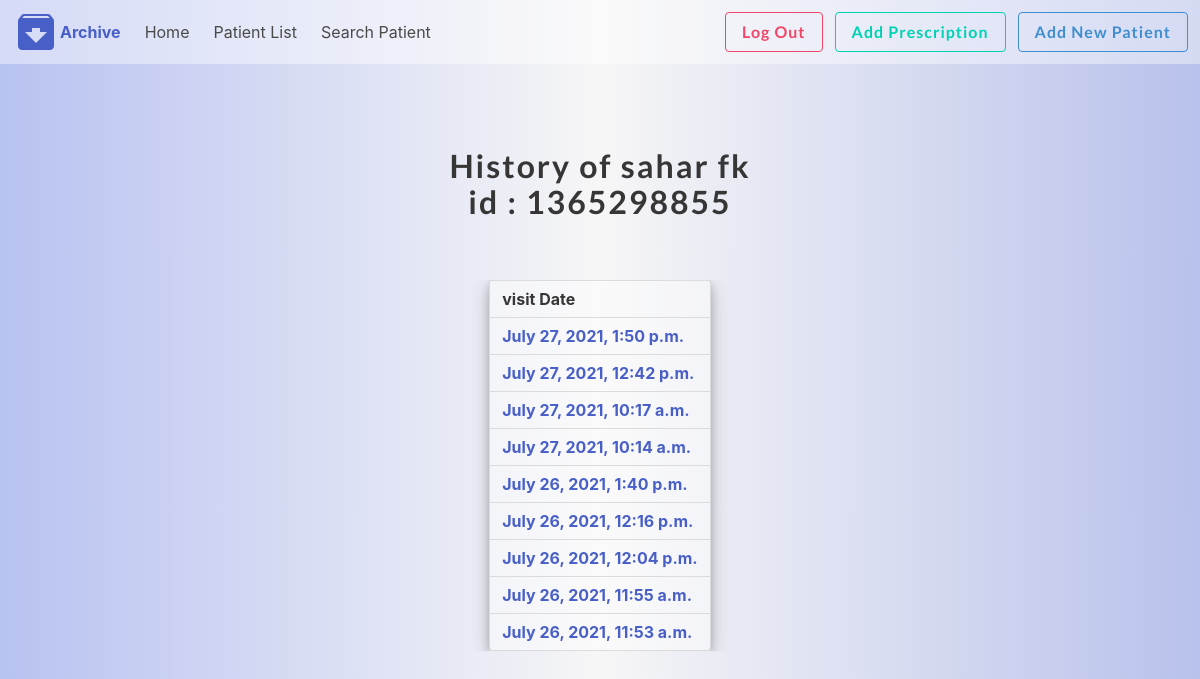
Page /patient/5/history (signed in) on the committed database.
### patienthistory/models.py (models this page shows, shortened)
class Patient(models.Model):
    drId = models.ForeignKey(User, on_delete=models.CASCADE, default=1)
    first_name = models.CharField(max_length=50, null=True, blank=True)
    last_name = models.CharField(max_length=50, null=True, blank=True)
    picture = models.ImageField(upload_to=user_directory_path, blank=True, null=True, verbose_name='Picture')
    phone = models.CharField(max_length=50, null=True, blank=True)
    about = models.TextField(max_length=300, null=True, blank=True)
    email = models.CharField(max_length=50, null=True, blank=True)
    Id_card_number = models.CharField(max_length=50, null=True, blank=True)
    location = models.CharField(max_length=50, null=True, blank=True)
    illness = models.CharField(max_length=50, null=True, blank=True)

class PatientHistory(models.Model):
    PatientId = models.ForeignKey(Patient, on_delete=models.CASCADE, blank=True, null=True)
    Prescription = models.TextField(max_length=300, null=True, blank=True)
    nextVisit = models.CharField(null=True, blank=True, max_length=30)
    picture = models.ImageField(upload_to=user_hitory_path, blank=True, null=True, verbose_name='Picture')
    VisitDate = models.DateTimeField(auto_now_add=True, blank=True)
    Description = models.TextField(max_length=300, null=True, blank=True)

### patienthistory/views.py (the view)
# urls.py: path('<PatientId>/history', views.PatientHistoryview, name='patientHist'),
@login_required
def PatientHistoryview(request, PatientId):
    user = PatientId
    allhistories = PatientHistory.objects.filter(PatientId_id=user).order_by('-VisitDate')
    username = Patient.objects.get(id=user)
    context = {'allhistories': allhistories,
               'username': username
               }
    return render(request, 'patienthistory/patienthis.html', context)

### patienthistory/templates/patienthistory/patienthis.html
{% extends 'patienthistory/base.html' %}
{% block content %}
    <section class="section">
        <div class="container">
            <div class="columns is-mobile is-centered">
                <div class="column">
                    <br>
                    <div class="column">
                        <h1 class="title" style="text-align: center">
                           <strong>History of </strong> {{ username.first_name }} {{ username.last_name }}<b> <br> id : </b>{{ username.Id_card_number }}
                        </h1>
                    </div>
                    <section class="section">
                        <div class="container">
                            <div class="table-container">
                                <table class="table table is-bordered"
                                       style="border-radius:2%; margin-left: auto;margin-right: auto; box-shadow: 0 4px 8px 0 rgba(0, 0, 0, 0.2), 0 6px 20px 0 rgba(0, 0, 0, 0.19); background: rgba(255,255,255,0.4);">
                                    <thead>
                                    <tr>
                                        <th>visit Date</th>
                                    </tr>
                                    </thead>
                                    <tbody>
                                    {% for history in allhistories %}
                                        <tr>
                                            <td><b><a href="{% url 'Prescription' history.id %}">{{ history.VisitDate }}</a></b></td>
                                        </tr>
                                    {% endfor %}
                                    </tbody>
                                </table>
                            </div>
                        </div>
                    </section>
                </div>
            </div>
        </div>
    </section>
{% endblock %}

### patienthistory/static/patienthistory/style.css (style rules this page uses)
body { margin: 0; }
h1 { font-family: 'Lato', sans-serif; font-weight: 300; letter-spacing: 2px; font-size: 48px; }

### rows in the picture
Patient: first_name "sahar", last_name "fk", Id_card_number "1365298855"
PatientHistory: VisitDate "July 27, 2021, 1:50 p.m."
PatientHistory: VisitDate "July 27, 2021, 12:42 p.m."
PatientHistory: VisitDate "July 27, 2021, 10:17 a.m."
PatientHistory: VisitDate "July 27, 2021, 10:14 a.m."
PatientHistory: VisitDate "July 26, 2021, 1:40 p.m."
PatientHistory: VisitDate "July 26, 2021, 12:16 p.m."
PatientHistory: VisitDate "July 26, 2021, 12:04 p.m."
PatientHistory: VisitDate "July 26, 2021, 11:55 a.m."
PatientHistory: VisitDate "July 26, 2021, 11:53 a.m."
